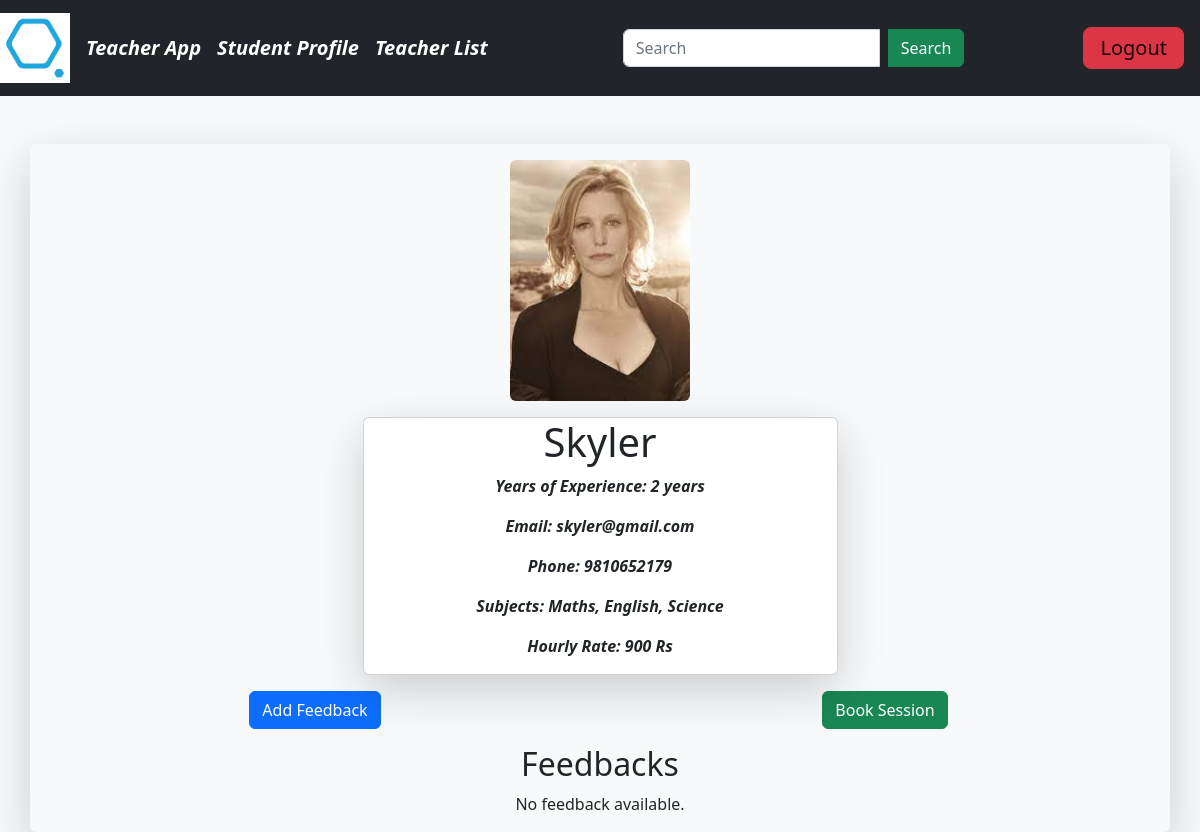
/teacher-profile/1, run on an earlier commit of the app's database.
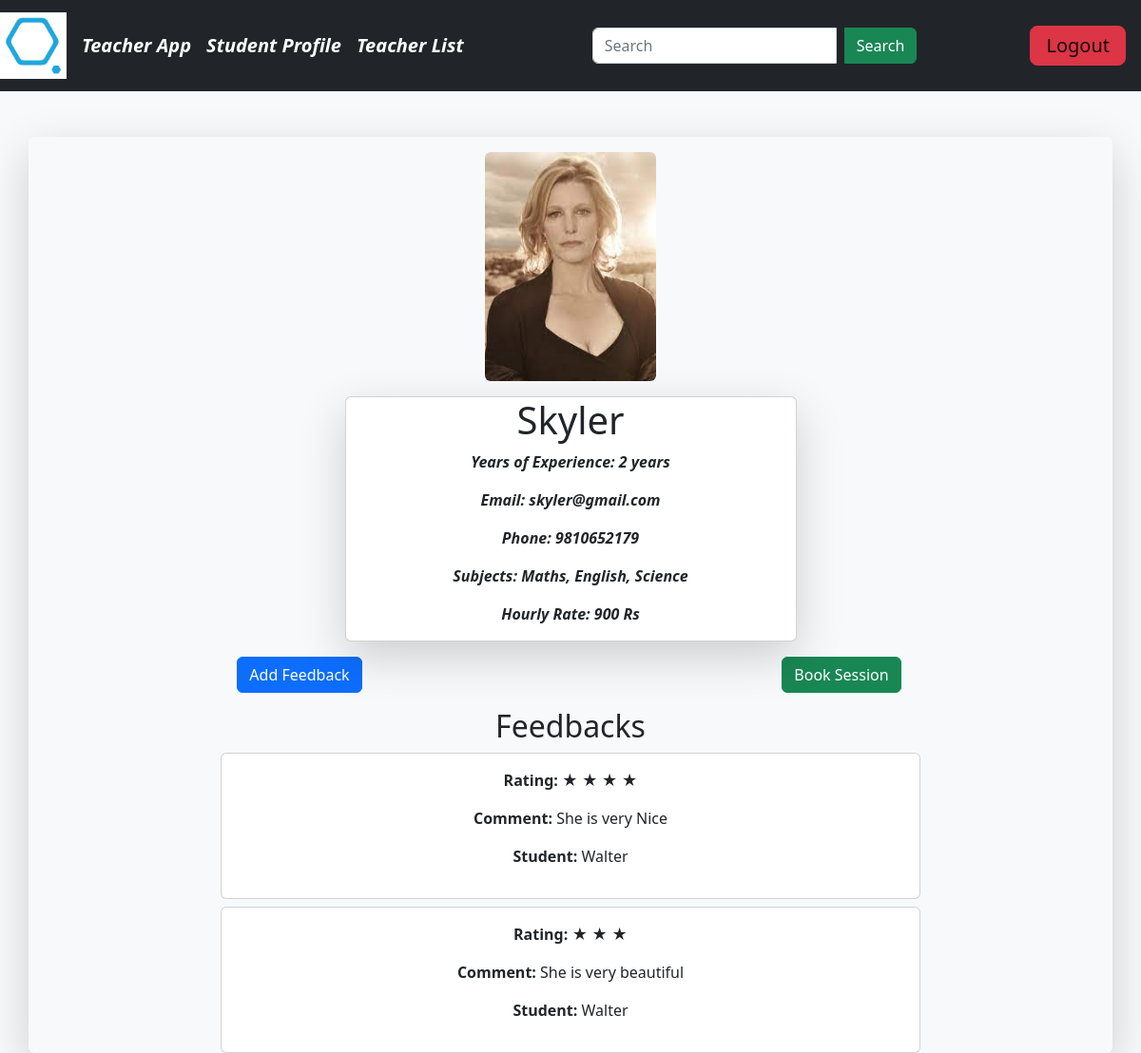
And on a later commit of the database.
### home/models.py (models this page shows, shortened)
class Teacher(models.Model):
    user = models.ForeignKey(User, on_delete=models.CASCADE)
    phone = models.CharField(max_length=100, blank=False)
    subject1 = models.ForeignKey(Subject, on_delete=models.CASCADE, related_name='teachers_subject1')
    subject2 = models.ForeignKey(Subject, on_delete=models.CASCADE, related_name='teachers_subject2')
    subject3 = models.ForeignKey(Subject, on_delete=models.CASCADE, related_name='teachers_subject3')
    experience = models.IntegerField()
    gender = models.ForeignKey(Gender,on_delete=models.CASCADE)
    hourly_Rate=models.IntegerField()
    teacher_image=models.ImageField(upload_to="teacher",blank=True, null=True)
    @property
    def teacher_image_url(self):
        if self.teacher_image:
            return self.teacher_image.url
        default_image = 'default_male_image.jpg' if self.gender.gender == 'Male' else 'default_female_image.png'
        return f"/media/teacher/{default_image}"

class Subject(models.Model):
    subject=models.CharField(max_length=100)
    def __str__(self):
        return self.subject

class Feedback(models.Model):
    teacher = models.ForeignKey(Teacher, on_delete=models.CASCADE,related_name="feedbacks")
    student = models.ForeignKey(User, on_delete=models.CASCADE)
    rating = models.IntegerField(validators=[MinValueValidator(1), MaxValueValidator(5)])
    comment = models.TextField()
    def get_stars(self):
        return range(self.rating)

### home/views.py (the view)
# urls.py: path("teacher-profile/<teacher_id>",teacher_profile,name="teacher_profile"),
def teacher_profile(request, teacher_id):
    teacher = get_object_or_404(Teacher, id=teacher_id)
    feedbacks = teacher.feedbacks.all()
    context = {
        'teacher': teacher,
        'feedbacks': feedbacks,
    }
    return render(request, 'teacher_profile.html', context)

### home/templates/teacher_profile.html
{% extends "base2.html" %}
{% block content %}
    <div class="container mt-5 rounded shadow-lg text-center fixed-length" >
        <div class="row">
            <div class="col-md-4 mx-auto mt-3">
                <img class="img-fluid rounded" src="{{ teacher.teacher_image_url }}" alt="Teacher Image" height="180vh" width="180vw">
            </div>
        </div>
        <div class="row mt-3">
            <div class="col-md-5 mx-auto card shadow-lg">
                <h1 class="text-center">{{teacher.user.username|capfirst}}</h1>
                <p class="text-center"><b><i>Years of Experience: {{ teacher.experience }} years</b></i></p>
                <p class="text-center"><b><i>Email: {{ teacher.user.email }}</b></i></p>
                <p class="text-center"><b><i>Phone: {{ teacher.phone }}</b></i></p>
                <p class="text-center"><b><i>Subjects: {{ teacher.subject1 }}, {{ teacher.subject2 }}, {{ teacher.subject3 }}</b></i></p>
                <p class="text-center"><b><i>Hourly Rate: {{teacher.hourly_Rate}} Rs</b></i></p>
            </div>
        </div>
        <div class="row mt-3">
            <div class="col-md-6 mx-auto">
                <a href="{% url 'add_feedback' teacher_id=teacher.id %}" class="btn btn-primary btn-block">Add Feedback</a>
            </div>
            <div class="col-md-6 mx-auto">
                <button class="btn btn-success btn-block">Book Session</button>
            </div>
        </div>
        <div class="row mt-3">
            <div class="col-md-8 mx-auto">
                <h2 class="text-center">Feedbacks</h2>
                {% if feedbacks %}
                    {% for feedback in feedbacks %}
                        <div class="card mt-2">
                            <div class="card-body">
                                <p><b>Rating:</b>
                                    {% for _ in feedback.get_stars %}
                                        &#9733;
                                    {% endfor %}
                                </p>
                                <p><b>Comment:</b> {{ feedback.comment }}</p>
                                <p><b>Student:</b> {{ feedback.student.username }}</p>
                            </div>
                        </div>
                    {% endfor %}
                {% else %}
                    <p class="text-center">No feedback available.</p>
                {% endif %}
            </div>
        </div>
    </div>
{% endblock %}

### home/templates/base2.html (shortened to what this page needs)
<!DOCTYPE html>
<html lang="en">
<head>
    <link rel="stylesheet" href="https://cdn.jsdelivr.net/npm/bootstrap@5.2.0/dist/css/bootstrap.min.css">
</head>
<body class="bg-light">
    <nav class="navbar navbar-expand-lg navbar-light bg-dark">
        <div class="collapse navbar-collapse" id="navbarTogglerDemo01">
            <a class="navbar-brand" href="https://hexaviewtech.com/" style="color: white;"><img src="/media/teacher/hexaview_logo.jfif" alt="Logo" height="70"></a>
            <a class="navbar-brand" style="color: white;"><b><i>Teacher App</i></b></a>
            <a class="navbar-brand" href="/student-profile/" style="color: white;"><b><i>Student Profile</i></b></a>
            <a class="navbar-brand" href="/teachers-list/" style="color: white;"><b><i>Teacher List</i></b></a>
            <div class="d-flex ms-auto">
                <form class="form-inline my-2 my-lg-0">
                    <div class="input-group">
                        <input class="form-control" type="search" placeholder="Search" aria-label="Search" name="search_query">
                        <button class="btn btn-success my-2 my-sm-0 ms-2" type="submit">Search</button>
                    </div>
                </form>
            </div>
            <a class="navbar-brand btn btn-lg btn-danger ms-auto" href="/">Logout</a>
        </div>
    </nav>
    <div class="container-fluid mt-5">
        {% block content %}
        {% endblock %}
    </div>
</body>
</html>

What changed in the data, as far as the page shows it:
added Feedback: rating 4 (drawn), comment "She is very Nice", student.username "Walter"
added Feedback: rating 3 (drawn), comment "She is very beautiful", student.username "Walter"
Also different on the page:
text no longer shown: "No feedback available."
